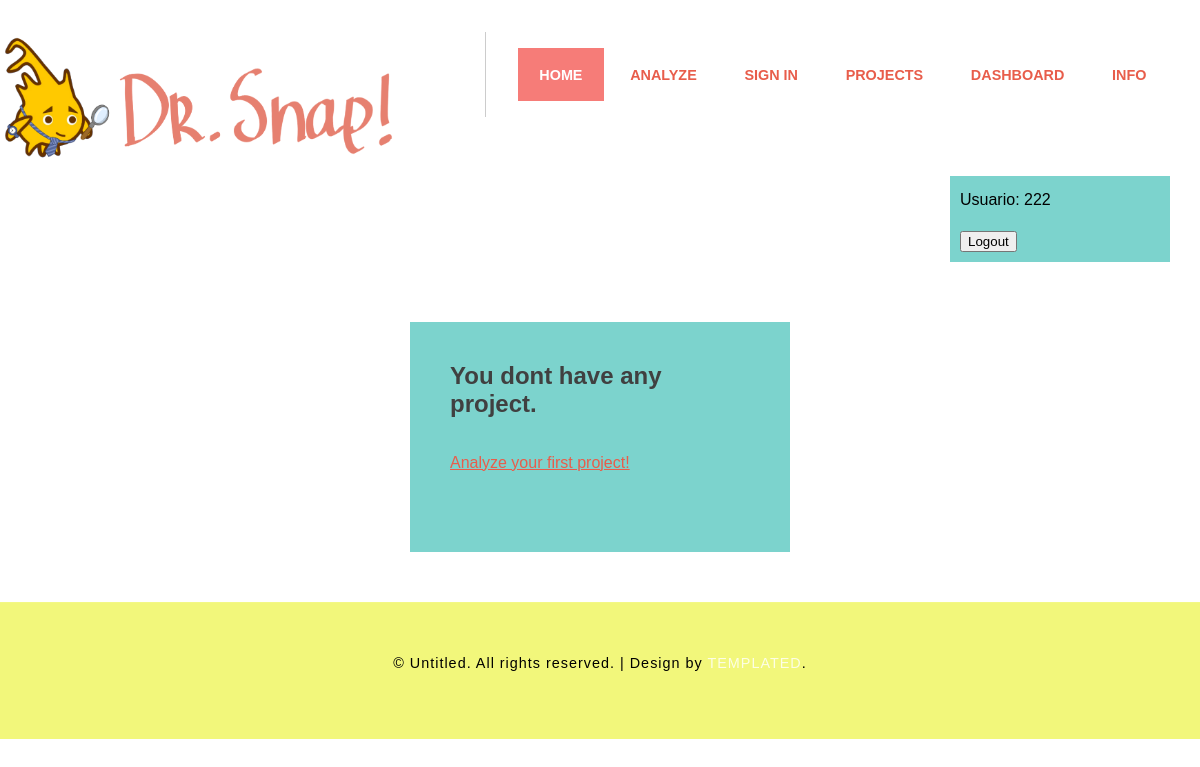
Before: /projects (signed in) with the older database file.
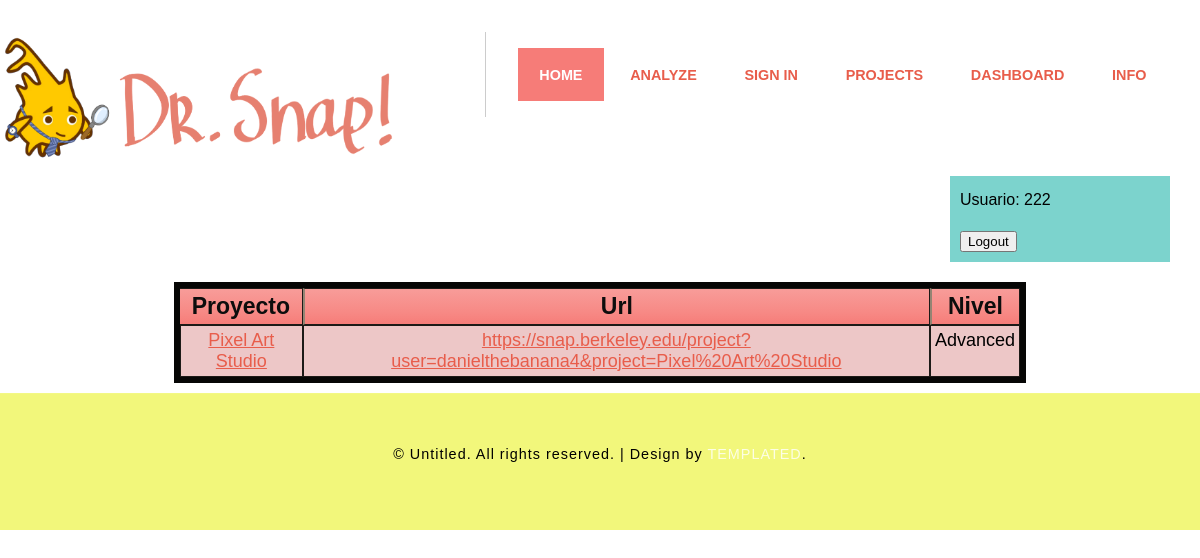
After: the same page with the newer database file.
### myfrstapp/models.py (models this page shows)
class proyectos(models.Model):
    usuario= models.CharField(max_length=50, null=False)
    url_proyecto = models.CharField(max_length=100, null=False)
    url_name=models.CharField(max_length=100, null=False)
    name_proyecto = models.CharField(max_length=100, null=False)
    nombre_zip=models.CharField(max_length=100, null=True)
    nivel=models.CharField(max_length=50, null=False)
    condicionales = models.IntegerField(null=False, default=0)
    sincronizacion = models.IntegerField(null=False, default=0)
    control_flujo = models.IntegerField(null=False, default=0)
    abstraccion = models.IntegerField(null=False, default=0)
    paralelismo = models.IntegerField(null=False, default=0)
    categorias = models.IntegerField(null=False, default=0)
    interactividad = models.IntegerField(null=False, default=0)
    datos =  models.IntegerField(null=False, default=0)

### myfrstapp/views.py (the view, shortened to what this page needs)
# urls.py: path('projects', views.show_projects),
@csrf_exempt
def show_projects(request):
    flag_url=False
    flag_zip=False
    flag_estudiante=False
    msj=''
    user_projects= []
    if request.method=='GET':
        if request.user.is_authenticated:
                user_projects =  proyectos.objects.filter(usuario=request.user.username,nombre_zip=None)
                if tipo.objects.get(usuario=request.user.username).tipo_usuario=='Estudiante':
                    flag_estudiante=True
                if not user_projects:
                    flag_url= True
        else:
            return render(request,"please-login.html")
    return render(request,'show_projects.html',{'user_projects':user_projects, 'flag_url': flag_url,
                    'flag_zip': flag_zip,'mensaje':msj, 'flag_estudiante': flag_estudiante})

### templates/show_projects.html (shortened to what this page needs)
{% extends "index.html" %}
{% load static %}
{% block cuerpo %}
      {% if flag_url%}
        <div class="wrapper">
        <div class="box2">
          <div class="title">
            <h2>You dont have any project.</h2>
          </div>
          <br><br>
          <a href="http://prodriguezmartin.pythonanywhere.com/analyze"> Analyze your first project! </a>
        </div>
      {% else %}
        {% if user.is_authenticated %}
          <div class="wrapper">
          <div class="divTable cinereousTable">
          <div class="divTableHeading">
          <div class="divTableRow">
          <div class="divTableHead">Proyecto</div>
          <div class="divTableHead">Url </div>
          <div class="divTableHead">Nivel</div>
          </div>
          </div>
          <div class="divTableBody">
            {% for project in user_projects %}
                <div class="divTableRow">
                  <div class="divTableCell"><a href={{project.url_name}}>{{project.name_proyecto}}</div><div class="divTableCell"><a href={{project.url_proyecto}}>{{project.url_proyecto}}</a></div><div class="divTableCell">{{project.nivel}}</div></div>
            {% endfor %}
          </div>
          </div>
          </div>
        {% endif %}
      {% endif %}
      </div>
{% endblock cuerpo %}

Changed rows visible on the page:
added proyectos: name_proyecto "Pixel Art Studio", url_proyecto "https://snap.berkeley.edu/project?user=danielthebanana4&project=Pixel%20Art%20Studio", nivel "Advanced"
Other visible differences:
text no longer shown: "You dont have any project. Analyze your first project!"
text now shown: "Proyecto Url Nivel"
